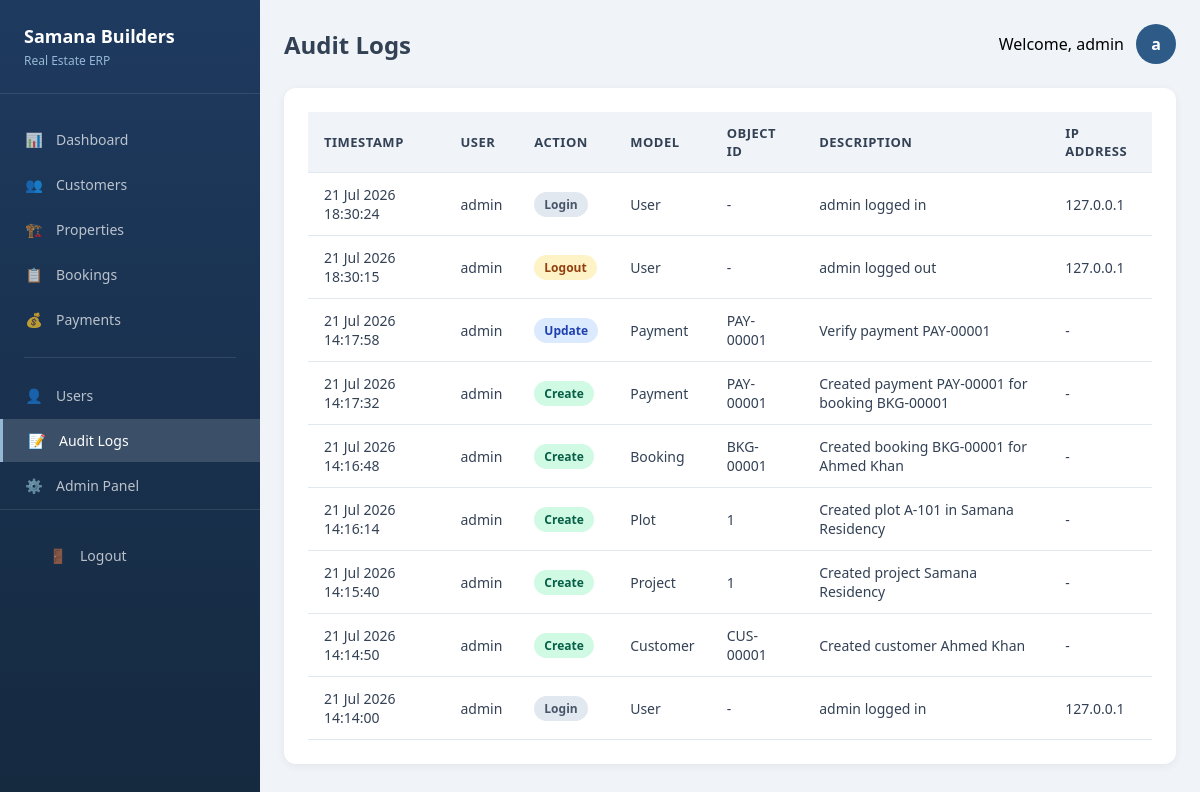
/audit-logs/ (signed in), run on the app's committed database.
### core/models.py (models this page shows, shortened)
class AuditLog(models.Model):
    ACTION_CHOICES = [
        ('create', 'Create'),
        ('update', 'Update'),
        ('delete', 'Delete'),
        ('login', 'Login'),
        ('logout', 'Logout'),
    ]
    user = models.ForeignKey(User, on_delete=models.SET_NULL, null=True)
    action = models.CharField(max_length=20, choices=ACTION_CHOICES)
    model_name = models.CharField(max_length=100)
    object_id = models.CharField(max_length=100, blank=True)
    description = models.TextField(blank=True)
    ip_address = models.GenericIPAddressField(null=True, blank=True)
    timestamp = models.DateTimeField(auto_now_add=True)
    class Meta:
        ordering = ['-timestamp']

### core/views.py (the view)
# urls.py: path('audit-logs/', core_views.audit_logs_view, name='audit_logs'),
@login_required
@management_or_admin
def audit_logs_view(request):
    logs = AuditLog.objects.select_related('user').all()[:100]
    return render(request, 'audit_logs.html', {'logs': logs})

### core/permissions.py (called while the page is built)
def management_or_admin(view_func):
    @wraps(view_func)
    def wrapper(request, *args, **kwargs):
        if not request.user.is_authenticated:
            return redirect('login')
        if request.user.is_superuser:
            return view_func(request, *args, **kwargs)
        if hasattr(request.user, 'profile'):
            if request.user.profile.role in ['super_admin', 'admin', 'management']:
                return view_func(request, *args, **kwargs)
        messages.error(request, 'You do not have permission to access this page.')
        return redirect('dashboard')
    return wrapper

### templates/audit_logs.html (shortened to what this page needs)
{% extends 'base.html' %}
{% block content %}
<div class="app-layout">
    <aside class="sidebar">
        <div class="sidebar-brand">
            <h2>Samana Builders</h2>
            <p>Real Estate ERP</p>
        </div>
        <ul class="nav-menu">
            <li class="nav-item">
                <a href="{% url 'dashboard' %}" class="nav-link">
                    <span class="nav-icon">📊</span>
                    Dashboard
                </a>
            </li>
            <li class="nav-item">
                <a href="{% url 'customers' %}" class="nav-link">
                    <span class="nav-icon">👥</span>
                    Customers
                </a>
            </li>
            <li class="nav-item">
                <a href="{% url 'properties' %}" class="nav-link">
                    <span class="nav-icon">🏗️</span>
                    Properties
                </a>
            </li>
            <li class="nav-item">
                <a href="{% url 'bookings' %}" class="nav-link">
                    <span class="nav-icon">📋</span>
                    Bookings
                </a>
            </li>
            <li class="nav-item">
                <a href="{% url 'payments' %}" class="nav-link">
                    <span class="nav-icon">💰</span>
                    Payments
                </a>
            </li>
            <div class="nav-divider"></div>
            <li class="nav-item">
                <a href="{% url 'users' %}" class="nav-link">
                    <span class="nav-icon">👤</span>
                    Users
                </a>
            </li>
            <li class="nav-item">
                <a href="{% url 'audit_logs' %}" class="nav-link active">
                    <span class="nav-icon">📝</span>
                    Audit Logs
                </a>
            </li>
            <li class="nav-item">
                <a href="/admin/" class="nav-link">
                    <span class="nav-icon">⚙️</span>
                    Admin Panel
                </a>
            </li>
        </ul>
        <div style="margin-top: auto; padding: 24px; border-top: 1px solid rgba(255,255,255,0.1);">
            <a href="{% url 'logout' %}" class="nav-link">
                <span class="nav-icon">🚪</span>
                Logout
            </a>
        </div>
    </aside>
    <main class="main-content">
        <div class="page-header">
            <h1>Audit Logs</h1>
            <div class="user-info">
                <span>Welcome, {{ request.user.get_full_name|default:request.user.username }}</span>
                <div class="user-avatar">{{ request.user.first_name.0|default:request.user.username.0 }}</div>
            </div>
        </div>
        <div class="card">
            <div class="table-container">
                <table>
                    <thead>
                        <tr>
                            <th>Timestamp</th>
                            <th>User</th>
                            <th>Action</th>
                            <th>Model</th>
                            <th>Object ID</th>
                            <th>Description</th>
                            <th>IP Address</th>
                        </tr>
                    </thead>
                    <tbody>
                        {% for log in logs %}
                        <tr>
                            <td>{{ log.timestamp|date:"d M Y H:i:s" }}</td>
                            <td>{{ log.user.username|default:"System" }}</td>
                            <td>
                                <span class="badge badge-{% if log.action == 'create' %}success{% elif log.action == 'update' %}info{% elif log.action == 'delete' %}danger{% elif log.action == 'login' %}secondary{% else %}warning{% endif %}">
                                    {{ log.get_action_display }}
                                </span>
                            </td>
                            <td>{{ log.model_name }}</td>
                            <td>{{ log.object_id|default:"-" }}</td>
                            <td>{{ log.description|default:"-" }}</td>
                            <td>{{ log.ip_address|default:"-" }}</td>
                        </tr>
                        {% empty %}
                        <tr>
                            <td colspan="7" class="text-center text-muted">No audit logs found</td>
                        </tr>
                        {% endfor %}
                    </tbody>
                </table>
            </div>
        </div>
    </main>
</div>
{% endblock %}

### templates/base.html (shortened to what this page needs)
<!DOCTYPE html>
<html lang="en">
<head>
</head>
<body>
    {% block content %}{% endblock %}
</body>
</html>

### templates/base.html (style rules this page uses)
* { margin: 0; padding: 0; box-sizing: border-box; }
body { font-family: 'Segoe UI', Tahoma, Geneva, Verdana, sans-serif; background: #f0f4f8; min-height: 100vh; }
:root { --primary-dark: #1e3a5f; --primary: #2d5a87; --primary-light: #94b8d4; --accent-green: #10b981; --accent-amber: #f59e0b; --accent-red: #ef4444; --bg-light: #f0f4f8; --text-dark: #334155; --border: #e2e8f0; }
.app-layout { display: flex; min-height: 100vh; }
.sidebar { width: 260px; background: linear-gradient(180deg, var(--primary-dark) 0%, #15293f 100%); color: white; padding: 24px 0; position: fixed; height: 100vh; overflow-y: auto; }
.sidebar-brand { padding: 0 24px 24px; border-bottom: 1px solid rgba(255,255,255,0.1); margin-bottom: 24px; }
.sidebar-brand h2 { font-size: 18px; margin-bottom: 4px; }
.sidebar-brand p { font-size: 12px; color: var(--primary-light); }
.nav-menu { list-style: none; }
.nav-item { margin-bottom: 2px; }
.nav-link { display: flex; align-items: center; padding: 12px 24px; color: rgba(255,255,255,0.7); text-decoration: none; transition: all 0.3s; font-size: 14px; }
.nav-link.active { background: rgba(255,255,255,0.15); color: white; border-left: 3px solid var(--primary-light); }
.nav-icon { width: 20px; margin-right: 12px; text-align: center; }
.nav-divider { height: 1px; background: rgba(255,255,255,0.1); margin: 16px 24px; }
.main-content { flex: 1; margin-left: 260px; padding: 24px; }
.page-header { display: flex; justify-content: space-between; align-items: center; margin-bottom: 24px; }
.page-header h1 { font-size: 24px; color: var(--text-dark); }
.user-info { display: flex; align-items: center; gap: 12px; }
.user-avatar { width: 40px; height: 40px; border-radius: 50%; background: var(--primary); color: white; display: flex; align-items: center; justify-content: center; font-weight: 600; }
.card { background: white; border-radius: 12px; box-shadow: 0 2px 8px rgba(0,0,0,0.06); padding: 24px; margin-bottom: 24px; }
.table-container { overflow-x: auto; }
table { width: 100%; border-collapse: collapse; }
th, td { padding: 12px 16px; text-align: left; border-bottom: 1px solid var(--border); }
th { background: var(--bg-light); font-weight: 600; color: var(--text-dark); font-size: 13px; text-transform: uppercase; letter-spacing: 0.5px; }
td { font-size: 14px; color: var(--text-dark); }
.badge { padding: 4px 10px; border-radius: 20px; font-size: 12px; font-weight: 600; display: inline-block; }
.badge-success { background: #d1fae5; color: #065f46; }
.badge-warning { background: #fef3c7; color: #92400e; }
.badge-info { background: #dbeafe; color: #1e40af; }
.badge-secondary { background: #e2e8f0; color: #475569; }

### data on the page
AuditLog: timestamp "21 Jul 2026 18:30:24", user.username "admin", action "Login", model_name "User", object_id "-", description "admin logged in", ip_address "127.0.0.1"
AuditLog: timestamp "21 Jul 2026 18:30:15", user.username "admin", action "Logout", model_name "User", object_id "-", description "admin logged out", ip_address "127.0.0.1"
AuditLog: timestamp "21 Jul 2026 14:17:58", user.username "admin", action "Update", model_name "Payment", object_id "PAY-00001", description "Verify payment PAY-00001", ip_address "-"
AuditLog: timestamp "21 Jul 2026 14:17:32", user.username "admin", action "Create", model_name "Payment", object_id "PAY-00001", description "Created payment PAY-00001 for booking BKG-00001", ip_address "-"
AuditLog: timestamp "21 Jul 2026 14:16:48", user.username "admin", action "Create", model_name "Booking", object_id "BKG-00001", description "Created booking BKG-00001 for Ahmed Khan", ip_address "-"
AuditLog: timestamp "21 Jul 2026 14:16:14", user.username "admin", action "Create", model_name "Plot", object_id "1", description "Created plot A-101 in Samana Residency", ip_address "-"
AuditLog: timestamp "21 Jul 2026 14:15:40", user.username "admin", action "Create", model_name "Project", object_id "1", description "Created project Samana Residency", ip_address "-"
AuditLog: timestamp "21 Jul 2026 14:14:50", user.username "admin", action "Create", model_name "Customer", object_id "CUS-00001", description "Created customer Ahmed Khan", ip_address "-"
AuditLog: timestamp "21 Jul 2026 14:14:00", user.username "admin", action "Login", model_name "User", object_id "-", description "admin logged in", ip_address "127.0.0.1"

### other printed values
{{ request.user.get_full_name|default:request.user.username }} "admin"
{{ request.user.first_name.0|default:request.user.username.0 }} "a"
